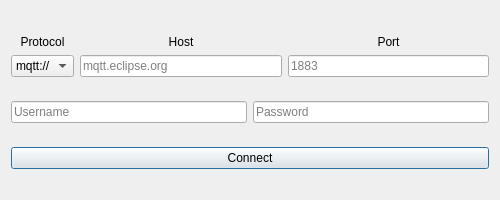
<?xml version="1.0" encoding="UTF-8"?>
<ui version="4.0">
 <class>ConnectServer</class>
 <widget class="QDialog" name="ConnectServer">
  <property name="geometry">
   <rect>
    <x>0</x>
    <y>0</y>
    <width>500</width>
    <height>200</height>
   </rect>
  </property>
  <property name="maximumSize">
   <size>
    <width>1000</width>
    <height>200</height>
   </size>
  </property>
  <property name="windowTitle">
   <string>Dialog</string>
  </property>
  <layout class="QGridLayout" name="gridLayout_2">
   <item row="1" column="0" colspan="3">
    <layout class="QHBoxLayout" name="horizontalLayout_4">
     <item>
      <widget class="QLineEdit" name="Username">
       <property name="text">
        <string/>
       </property>
       <property name="placeholderText">
        <string>Username</string>
       </property>
      </widget>
     </item>
     <item>
      <widget class="QLineEdit" name="Password">
       <property name="text">
        <string/>
       </property>
       <property name="echoMode">
        <enum>QLineEdit::Password</enum>
       </property>
       <property name="placeholderText">
        <string notr="true">Password</string>
       </property>
      </widget>
     </item>
    </layout>
   </item>
   <item row="0" column="1">
    <layout class="QVBoxLayout" name="verticalLayout_13">
     <item>
      <widget class="QLabel" name="HostLabel">
       <property name="maximumSize">
        <size>
         <width>16777215</width>
         <height>20</height>
        </size>
       </property>
       <property name="text">
        <string>Host</string>
       </property>
       <property name="alignment">
        <set>Qt::AlignBottom|Qt::AlignHCenter</set>
       </property>
      </widget>
     </item>
     <item>
      <widget class="QLineEdit" name="Host">
       <property name="placeholderText">
        <string>mqtt.eclipse.org</string>
       </property>
      </widget>
     </item>
    </layout>
   </item>
   <item row="0" column="0">
    <layout class="QVBoxLayout" name="verticalLayout_11">
     <item>
      <widget class="QLabel" name="ProtocolLabel">
       <property name="maximumSize">
        <size>
         <width>16777215</width>
         <height>20</height>
        </size>
       </property>
       <property name="text">
        <string>Protocol</string>
       </property>
       <property name="alignment">
        <set>Qt::AlignBottom|Qt::AlignHCenter</set>
       </property>
      </widget>
     </item>
     <item>
      <widget class="QComboBox" name="Protocol">
       <item>
        <property name="text">
         <string>mqtt://</string>
        </property>
       </item>
       <item>
        <property name="text">
         <string>ws://</string>
        </property>
       </item>
      </widget>
     </item>
    </layout>
   </item>
   <item row="0" column="2">
    <layout class="QVBoxLayout" name="verticalLayout_12">
     <item>
      <widget class="QLabel" name="PortLabel">
       <property name="maximumSize">
        <size>
         <width>16777215</width>
         <height>20</height>
        </size>
       </property>
       <property name="text">
        <string>Port</string>
       </property>
       <property name="alignment">
        <set>Qt::AlignBottom|Qt::AlignHCenter</set>
       </property>
      </widget>
     </item>
     <item>
      <widget class="QLineEdit" name="Port">
       <property name="placeholderText">
        <string>1883</string>
       </property>
      </widget>
     </item>
    </layout>
   </item>
   <item row="2" column="0" colspan="3">
    <widget class="QPushButton" name="Connect">
     <property name="styleSheet">
      <string notr="true">QPushButton:pressed{
	background-color: #00FF00;
}</string>
     </property>
     <property name="text">
      <string>Connect</string>
     </property>
    </widget>
   </item>
  </layout>
 </widget>
 <resources/>
 <connections/>
</ui>
